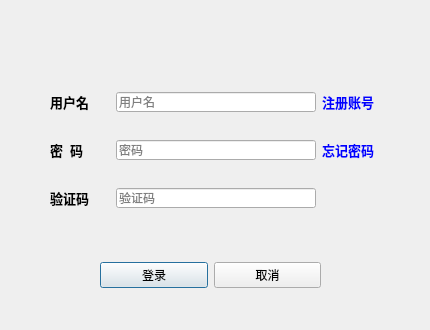
<?xml version="1.0" encoding="UTF-8"?>
<ui version="4.0">
 <class>login</class>
 <widget class="QDialog" name="login">
  <property name="geometry">
   <rect>
    <x>0</x>
    <y>0</y>
    <width>430</width>
    <height>330</height>
   </rect>
  </property>
  <property name="minimumSize">
   <size>
    <width>430</width>
    <height>330</height>
   </size>
  </property>
  <property name="maximumSize">
   <size>
    <width>430</width>
    <height>330</height>
   </size>
  </property>
  <property name="windowTitle">
   <string>登录</string>
  </property>
  <property name="windowIcon">
   <iconset resource="../musicplayer.qrc">
    <normaloff>:/resources/img/headphones.png</normaloff>:/resources/img/headphones.png</iconset>
  </property>
  <widget class="QWidget" name="gridLayoutWidget">
   <property name="geometry">
    <rect>
     <x>50</x>
     <y>70</y>
     <width>331</width>
     <height>161</height>
    </rect>
   </property>
   <layout class="QGridLayout" name="gridLayout">
    <item row="2" column="1">
     <widget class="QLineEdit" name="lineEditVerify">
      <property name="minimumSize">
       <size>
        <width>200</width>
        <height>20</height>
       </size>
      </property>
      <property name="maximumSize">
       <size>
        <width>200</width>
        <height>20</height>
       </size>
      </property>
      <property name="maxLength">
       <number>4</number>
      </property>
      <property name="placeholderText">
       <string>验证码</string>
      </property>
     </widget>
    </item>
    <item row="0" column="1">
     <widget class="QLineEdit" name="lineEditUser">
      <property name="minimumSize">
       <size>
        <width>200</width>
        <height>20</height>
       </size>
      </property>
      <property name="maximumSize">
       <size>
        <width>200</width>
        <height>20</height>
       </size>
      </property>
      <property name="maxLength">
       <number>10</number>
      </property>
      <property name="placeholderText">
       <string>用户名</string>
      </property>
     </widget>
    </item>
    <item row="1" column="1">
     <widget class="QLineEdit" name="lineEditPasswprd">
      <property name="minimumSize">
       <size>
        <width>200</width>
        <height>20</height>
       </size>
      </property>
      <property name="maximumSize">
       <size>
        <width>200</width>
        <height>20</height>
       </size>
      </property>
      <property name="maxLength">
       <number>10</number>
      </property>
      <property name="echoMode">
       <enum>QLineEdit::Password</enum>
      </property>
      <property name="placeholderText">
       <string>密码</string>
      </property>
     </widget>
    </item>
    <item row="1" column="0">
     <widget class="QLabel" name="labelPassword">
      <property name="font">
       <font>
        <pointsize>10</pointsize>
        <weight>75</weight>
        <bold>true</bold>
       </font>
      </property>
      <property name="text">
       <string>密  码</string>
      </property>
     </widget>
    </item>
    <item row="2" column="0">
     <widget class="QLabel" name="labelCode">
      <property name="font">
       <font>
        <pointsize>10</pointsize>
        <weight>75</weight>
        <bold>true</bold>
       </font>
      </property>
      <property name="text">
       <string>验证码</string>
      </property>
     </widget>
    </item>
    <item row="0" column="0">
     <widget class="QLabel" name="labelUser">
      <property name="font">
       <font>
        <pointsize>10</pointsize>
        <weight>75</weight>
        <bold>true</bold>
       </font>
      </property>
      <property name="text">
       <string>&lt;html&gt;&lt;head/&gt;&lt;body&gt;&lt;p&gt;&lt;span style=&quot; font-size:10pt; font-weight:600;&quot;&gt;用户名&lt;/span&gt;&lt;/p&gt;&lt;/body&gt;&lt;/html&gt;</string>
      </property>
     </widget>
    </item>
    <item row="0" column="2">
     <widget class="QLabel" name="labelRegister">
      <property name="font">
       <font>
        <pointsize>10</pointsize>
        <weight>75</weight>
        <bold>true</bold>
       </font>
      </property>
      <property name="cursor">
       <cursorShape>PointingHandCursor</cursorShape>
      </property>
      <property name="text">
       <string>&lt;html&gt;&lt;head/&gt;&lt;body&gt;&lt;p&gt;&lt;span style=&quot; color:#0000ff;&quot;&gt;注册账号&lt;/span&gt;&lt;/p&gt;&lt;/body&gt;&lt;/html&gt;</string>
      </property>
     </widget>
    </item>
    <item row="1" column="2">
     <widget class="QLabel" name="labelForget">
      <property name="font">
       <font>
        <pointsize>10</pointsize>
        <weight>75</weight>
        <bold>true</bold>
       </font>
      </property>
      <property name="cursor">
       <cursorShape>PointingHandCursor</cursorShape>
      </property>
      <property name="text">
       <string>&lt;html&gt;&lt;head/&gt;&lt;body&gt;&lt;p&gt;&lt;span style=&quot; color:#0000ff;&quot;&gt;忘记密码&lt;/span&gt;&lt;/p&gt;&lt;/body&gt;&lt;/html&gt;</string>
      </property>
     </widget>
    </item>
    <item row="2" column="2">
     <widget class="QLabel" name="labelVerify">
      <property name="font">
       <font>
        <family>Aharoni</family>
        <pointsize>10</pointsize>
        <weight>75</weight>
        <italic>false</italic>
        <bold>true</bold>
       </font>
      </property>
      <property name="text">
       <string/>
      </property>
     </widget>
    </item>
   </layout>
  </widget>
  <widget class="QWidget" name="horizontalLayoutWidget">
   <property name="geometry">
    <rect>
     <x>100</x>
     <y>240</y>
     <width>221</width>
     <height>71</height>
    </rect>
   </property>
   <layout class="QHBoxLayout" name="horizontalLayout">
    <item>
     <widget class="QPushButton" name="pushButtonLogin">
      <property name="cursor">
       <cursorShape>PointingHandCursor</cursorShape>
      </property>
      <property name="text">
       <string>登录</string>
      </property>
     </widget>
    </item>
    <item>
     <widget class="QPushButton" name="pushButtonCancle">
      <property name="cursor">
       <cursorShape>PointingHandCursor</cursorShape>
      </property>
      <property name="text">
       <string>取消</string>
      </property>
     </widget>
    </item>
   </layout>
  </widget>
 </widget>
 <resources>
  <include location="../musicplayer.qrc"/>
 </resources>
 <connections/>
</ui>
